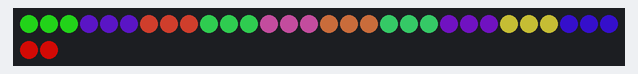
A sketch run on a simulated Arduino Uno, built with avr-gcc and run on an emulated ATmega328P. On the bench: 32 RGB LEDs in strip order, left to right, continuing on the next row. Dim RGB values are drawn brighter than linear; random numbers use the default seed unless the sketch sets one; what the sketch prints to the serial monitor is not drawn.

Above: at 3.6 s.
At 6.6 s:
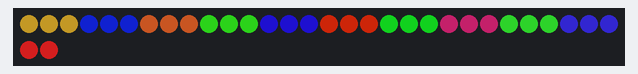
At 11.1 s:
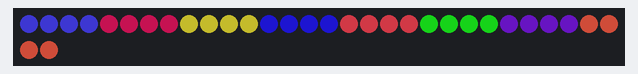
At 20.1 s:
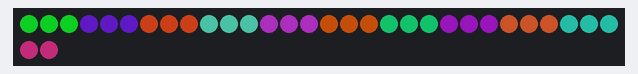
At 29.1 s:
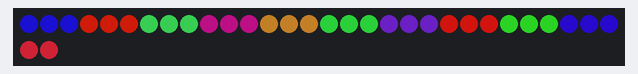
At 38.1 s:
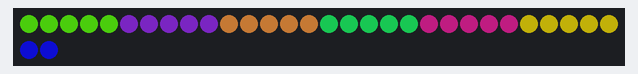

The sketch:

fill_solid_pixel_blocks.ino
```cpp
//***************************************************************
// This sketch uses fill_solid to fill randomly sized blocks of
// pixels.
//
// This would fill 4 pixels red, starting at leds[7]
//    fill_solid( &(leds[7]), 4, CRGB::Red );
//
// If we use variables for the start position and how many
// pixels to fill we can randomly change things as we loop.
//
//
// When using fill_solid like above one needs to be very careful
// not to fill past the end of the CRGB leds array. In other words,
// make sure you don't try to write data past leds[NUM_LED - 1].
// Writing RGB data to a pixel that don't exist causes bad things
// to happen in memory. "Bad things" could mean very random
// infrequent display errors, very visible incorrect display
// errors, and/or the controller locking up.
//
//
// Marc Miller,  November 2023
//***************************************************************

#include <FastLED.h>
#define LED_TYPE LPD8806
#define DATA_PIN 11
#define CLOCK_PIN 13
#define NUM_LEDS 32
#define COLOR_ORDER GRB
#define BRIGHTNESS 128
CRGB leds[NUM_LEDS];

uint8_t hue;


//---------------------------------------------------------------
void setup() {
  Serial.begin(115200);  // Allows serial monitor output (check your baud rate)
  delay(2000);  // Startup delay
  FastLED.addLeds<LED_TYPE,DATA_PIN,CLOCK_PIN,COLOR_ORDER>(leds, NUM_LEDS);  // ***For strips using Clock.
  //FastLED.addLeds<LED_TYPE,DATA_PIN>(leds, NUM_LEDS);  // ***For Clock-less strips.
  FastLED.setBrightness(BRIGHTNESS);
  FastLED.clear();  // Set all pixels to black
  Serial.println("Setup done.\n");
}


//---------------------------------------------------------------
void loop() {

  uint8_t fill_size = random8(3,7);  // random fill size from 3 to 6 pixels.

  EVERY_N_MILLISECONDS(1500) {
    uint8_t pos = 0;  // reset position to begining of strip

    while (pos < NUM_LEDS-1) {
      // uint8_t fill_size = random8(2,9);  // uncomment for varying sizes throughout

      if ((pos + fill_size) > NUM_LEDS-1) {  // check we don't go past end of CRGB array!
        fill_size = NUM_LEDS - pos;  // adjust fill_size if needed
      }

      hue = hue + random8(64,129);
      fill_solid( &(leds[pos]), fill_size, CHSV(hue, random8(120,220), 255) );

      pos = pos + fill_size;  // set next start position
    }

  }

  FastLED.show();
  delay(1);

}//end_main_loop
```

Measured:
- what the display in image 0 shows lasts 1.5 s, from 3.5 s to 5.0 s
